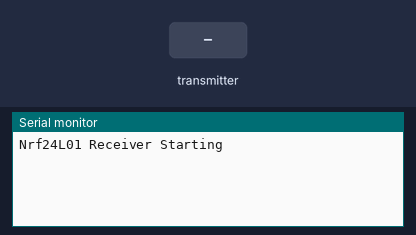
This sketch was run on a simulated Arduino Uno, built with avr-gcc and run on an emulated ATmega328P. On the bench: the last lines printed to the serial monitor. Inputs (shaded band) come from the test bench. No radio packets arrive unless stated.

Above: at 1.2 s.
1.3 s: the transmitter starts sending data.0 = 0
At 1.41 s:
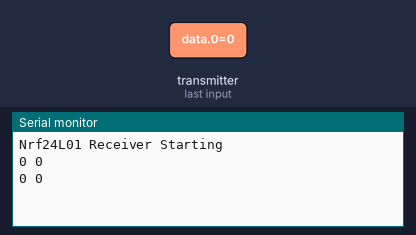
3.2 s: the transmitter starts sending data.1 = 256
At 3.22 s:
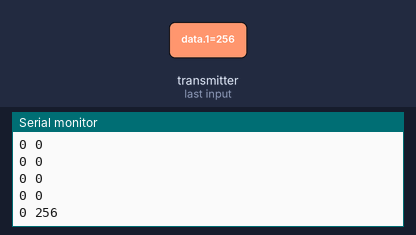
4.7 s: the transmitter starts sending data.0 = 256
At 4.73 s:
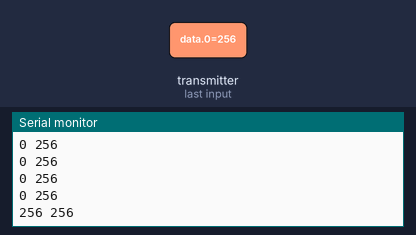
6.2 s: the transmitter starts sending data.1 = 0
At 6.24 s:
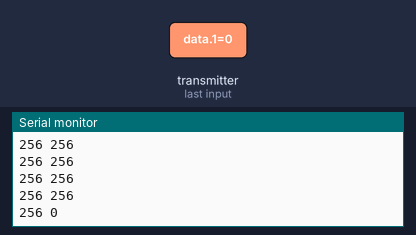

The sketch:

multinode_receiver.ino
```cpp
// Multinode communication program
// nrf24L01 module interfaced to Arduino board

#include <SPI.h>
#include <nRF24L01.h>
#include <RF24.h>

#define CE_PIN 7
#define CSN_PIN 8

 const uint64_t pipe = 0xE8E8F0F0E1LL;

RF24 radio(CE_PIN, CSN_PIN);
int data[2];

void setup()
 {
 Serial.begin(115200);
 radio.begin();
 radio.openReadingPipe(1,pipe);
 radio.startListening();
 Serial.println("Nrf24L01 Receiver Starting");
 }

void loop()
 {
  if ( radio.available() )
   {
    radio.read(data, sizeof(data));
    Serial.print(data[0]);
    Serial.print(" ");
    Serial.println(data[1]);
    delay(100);
  }
}
```

Measured:
- after the input at 1.3 s, the serial monitor: prints a new line at once (image 1)
- after the input at 3.2 s, the serial monitor: prints a new line at once (image 2)
- after the input at 4.7 s, the serial monitor: prints a new line at once (image 3)
- after the input at 6.2 s, the serial monitor: prints a new line at once (image 4)
